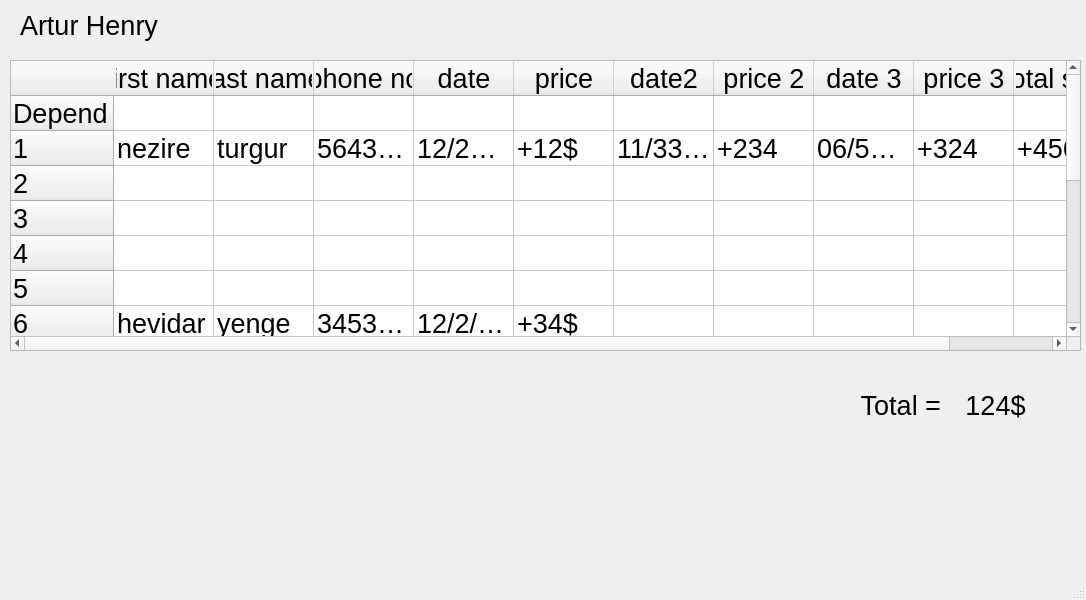
<?xml version="1.0" encoding="UTF-8"?>
<ui version="4.0">
 <class>edit_win</class>
 <widget class="QMainWindow" name="edit_win">
  <property name="geometry">
   <rect>
    <x>0</x>
    <y>0</y>
    <width>1086</width>
    <height>600</height>
   </rect>
  </property>
  <property name="font">
   <font>
    <pointsize>20</pointsize>
   </font>
  </property>
  <property name="windowTitle">
   <string>Noza Shatz</string>
  </property>
  <widget class="QWidget" name="centralwidget">
   <widget class="QLabel" name="label_3">
    <property name="geometry">
     <rect>
      <x>20</x>
      <y>-10</y>
      <width>171</width>
      <height>71</height>
     </rect>
    </property>
    <property name="text">
     <string>Artur Henry</string>
    </property>
   </widget>
   <widget class="QTableWidget" name="tableWidget">
    <property name="geometry">
     <rect>
      <x>10</x>
      <y>60</y>
      <width>1071</width>
      <height>291</height>
     </rect>
    </property>
    <row>
     <property name="text">
      <string>Depend</string>
     </property>
    </row>
    <row>
     <property name="text">
      <string>1</string>
     </property>
    </row>
    <row>
     <property name="text">
      <string>2</string>
     </property>
    </row>
    <row>
     <property name="text">
      <string>3</string>
     </property>
    </row>
    <row>
     <property name="text">
      <string>4</string>
     </property>
    </row>
    <row>
     <property name="text">
      <string>5</string>
     </property>
    </row>
    <row>
     <property name="text">
      <string>6</string>
     </property>
    </row>
    <row>
     <property name="text">
      <string>7</string>
     </property>
    </row>
    <row>
     <property name="text">
      <string>8</string>
     </property>
    </row>
    <row>
     <property name="text">
      <string>9</string>
     </property>
    </row>
    <row>
     <property name="text">
      <string>10</string>
     </property>
    </row>
    <row>
     <property name="text">
      <string>11</string>
     </property>
    </row>
    <row>
     <property name="text">
      <string>12</string>
     </property>
    </row>
    <row>
     <property name="text">
      <string>13</string>
     </property>
    </row>
    <column>
     <property name="text">
      <string>first name</string>
     </property>
    </column>
    <column>
     <property name="text">
      <string>last name</string>
     </property>
    </column>
    <column>
     <property name="text">
      <string>phone no</string>
     </property>
    </column>
    <column>
     <property name="text">
      <string>date</string>
     </property>
    </column>
    <column>
     <property name="text">
      <string>price</string>
     </property>
    </column>
    <column>
     <property name="text">
      <string>date2</string>
     </property>
    </column>
    <column>
     <property name="text">
      <string>price 2</string>
     </property>
    </column>
    <column>
     <property name="text">
      <string>date 3</string>
     </property>
    </column>
    <column>
     <property name="text">
      <string>price 3</string>
     </property>
    </column>
    <column>
     <property name="text">
      <string>total sales</string>
     </property>
    </column>
    <item row="0" column="0">
     <property name="text">
      <string/>
     </property>
    </item>
    <item row="0" column="1">
     <property name="text">
      <string/>
     </property>
    </item>
    <item row="0" column="2">
     <property name="text">
      <string/>
     </property>
    </item>
    <item row="1" column="0">
     <property name="text">
      <string>nezire</string>
     </property>
    </item>
    <item row="1" column="1">
     <property name="text">
      <string>turgur</string>
     </property>
    </item>
    <item row="1" column="2">
     <property name="text">
      <string>564363464</string>
     </property>
    </item>
    <item row="1" column="3">
     <property name="text">
      <string>12/23/45</string>
     </property>
    </item>
    <item row="1" column="4">
     <property name="text">
      <string>+12$</string>
     </property>
    </item>
    <item row="1" column="5">
     <property name="text">
      <string>11/33/4052</string>
     </property>
    </item>
    <item row="1" column="6">
     <property name="text">
      <string>+234</string>
     </property>
    </item>
    <item row="1" column="7">
     <property name="text">
      <string>06/56/4053</string>
     </property>
    </item>
    <item row="1" column="8">
     <property name="text">
      <string>+324</string>
     </property>
    </item>
    <item row="1" column="9">
     <property name="text">
      <string>+456</string>
     </property>
    </item>
    <item row="6" column="0">
     <property name="text">
      <string>hevidar</string>
     </property>
    </item>
    <item row="6" column="1">
     <property name="text">
      <string>yenge</string>
     </property>
    </item>
    <item row="6" column="2">
     <property name="text">
      <string>34534534534</string>
     </property>
    </item>
    <item row="6" column="3">
     <property name="text">
      <string>12/2/200</string>
     </property>
    </item>
    <item row="6" column="4">
     <property name="text">
      <string>+34$</string>
     </property>
    </item>
    <item row="7" column="0">
     <property name="text">
      <string>Hasan Ali</string>
     </property>
    </item>
    <item row="7" column="1">
     <property name="text">
      <string>zarok</string>
     </property>
    </item>
    <item row="7" column="2">
     <property name="text">
      <string>456456456</string>
     </property>
    </item>
    <item row="7" column="3">
     <property name="text">
      <string>11/3/2021</string>
     </property>
    </item>
    <item row="7" column="4">
     <property name="text">
      <string>+42$</string>
     </property>
    </item>
    <item row="8" column="0">
     <property name="text">
      <string>gule</string>
     </property>
    </item>
    <item row="8" column="1">
     <property name="text">
      <string>Ajram</string>
     </property>
    </item>
    <item row="8" column="2">
     <property name="text">
      <string>4534534543</string>
     </property>
    </item>
    <item row="8" column="3">
     <property name="text">
      <string>12/56/2021</string>
     </property>
    </item>
    <item row="8" column="4">
     <property name="text">
      <string>+56$</string>
     </property>
    </item>
   </widget>
   <widget class="QLabel" name="label_4">
    <property name="geometry">
     <rect>
      <x>770</x>
      <y>370</y>
      <width>171</width>
      <height>71</height>
     </rect>
    </property>
    <property name="text">
     <string>Total =</string>
    </property>
    <property name="alignment">
     <set>Qt::AlignRight|Qt::AlignTrailing|Qt::AlignVCenter</set>
    </property>
   </widget>
   <widget class="QLabel" name="label_5">
    <property name="geometry">
     <rect>
      <x>910</x>
      <y>370</y>
      <width>171</width>
      <height>71</height>
     </rect>
    </property>
    <property name="text">
     <string>124$</string>
    </property>
    <property name="alignment">
     <set>Qt::AlignCenter</set>
    </property>
   </widget>
  </widget>
  <widget class="QMenuBar" name="menubar">
   <property name="geometry">
    <rect>
     <x>0</x>
     <y>0</y>
     <width>1086</width>
     <height>43</height>
    </rect>
   </property>
  </widget>
  <widget class="QStatusBar" name="statusbar"/>
 </widget>
 <resources/>
 <connections/>
</ui>
